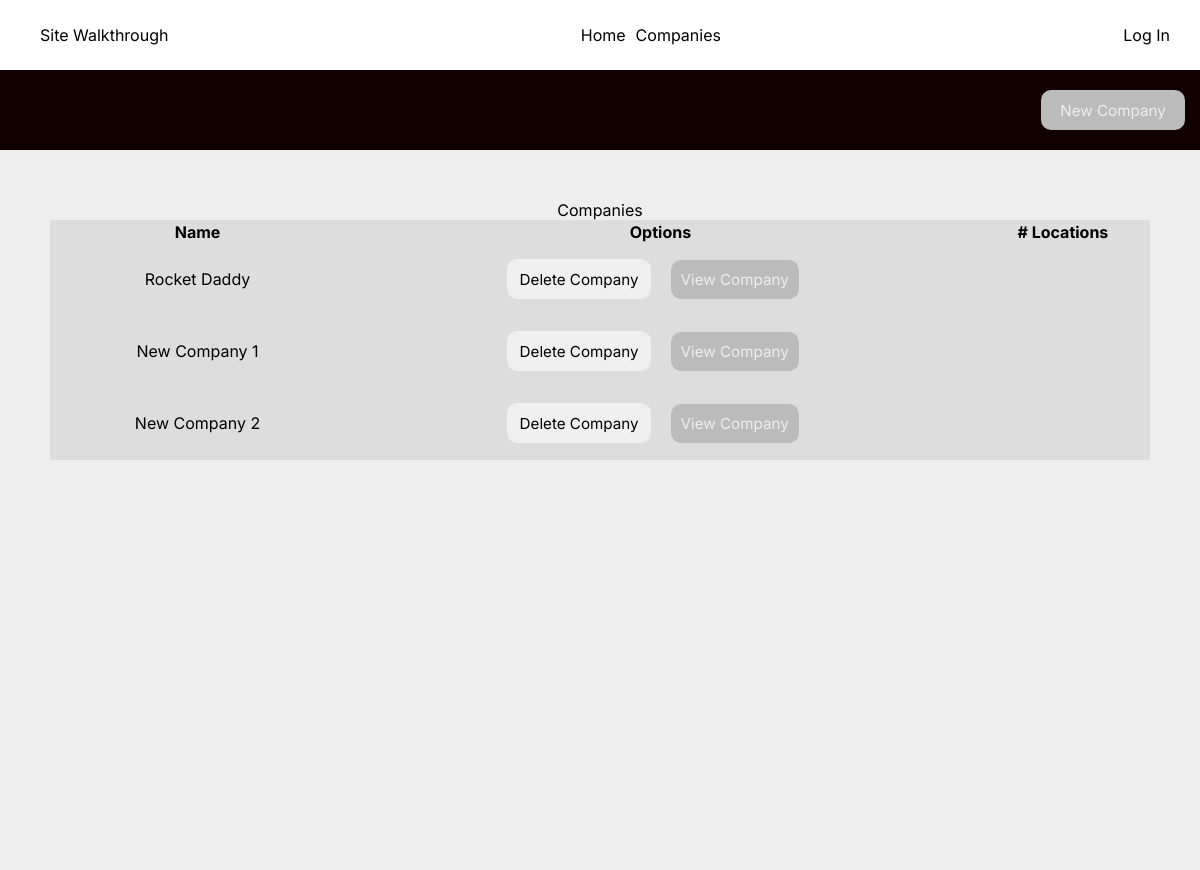
/companies, run on an earlier commit of the app's database.
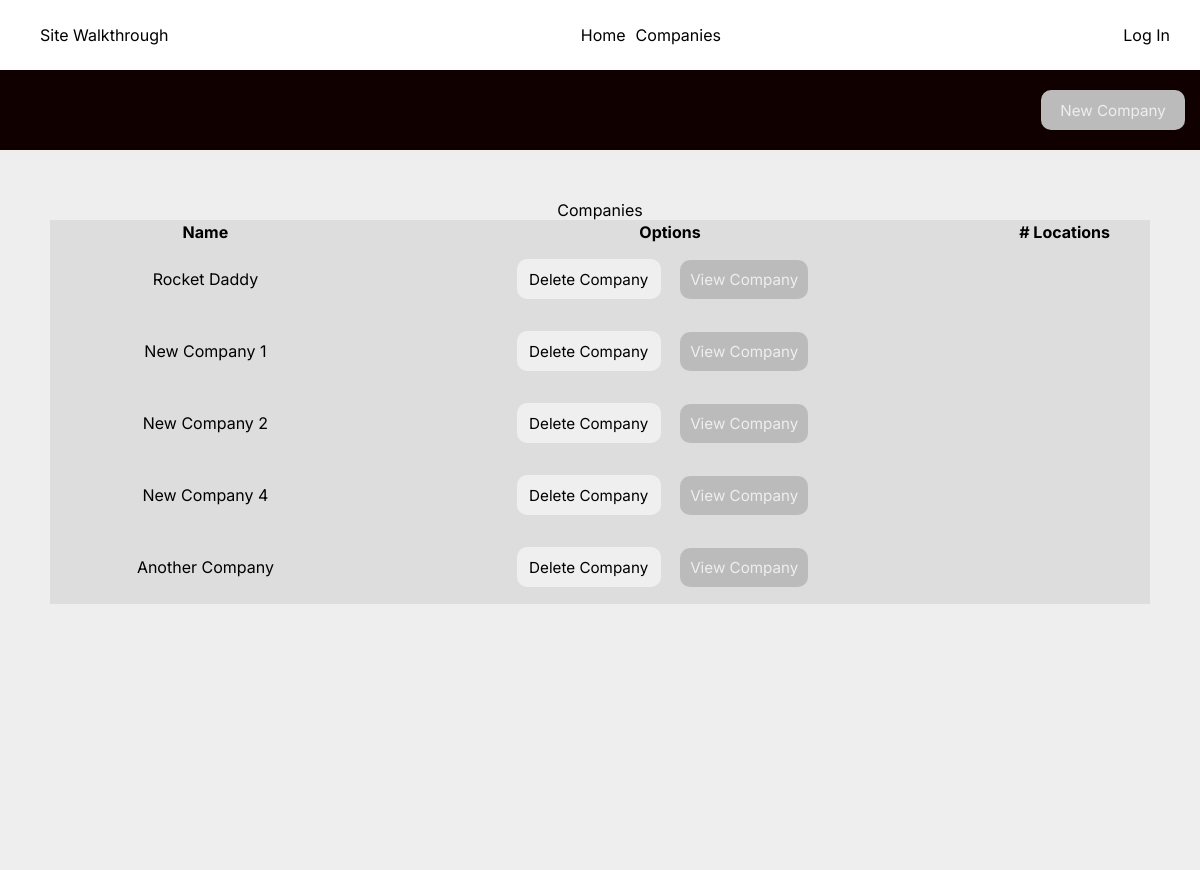
And on a later commit of the database.
### walkthrough/models.py (models this page shows, shortened)
class Company(db.Model):
    id = db.Column(db.Integer(), primary_key=True)
    name = db.Column(db.String(length=50), nullable=False, unique=True)
    locations = db.relationship('Location', backref="location_company")

### walkthrough/routes.py (the view, shortened to what this page needs)
@app.route('/companies', methods=['GET', 'POST'])
def companies_page():
    cc_form = CreateCompanyForm()
    dc_form = DeleteCompanyForm()
    companies = Company.query.all()
    return render_template('companies.html', form=cc_form, companies=companies, del_form=dc_form)

### walkthrough/templates/companies.html (shortened to what this page needs)
{% extends 'base_tables.html' %}
{% block table_title %}
    Companies
{% endblock %}
{% block new_form_btn %}
    <button class="btn btn--primary" id="btn--newCompany">New Company</button>
{% endblock %}
{% block table_headings %}
    <th scope="col">Name</th>
    <th scope="col">Options</th>
    <th scope="col"># Locations</th>
{% endblock %}
{% block table_data %}
    {% for company in companies %}
        <tr>
            <td><a href="#" class="company-link">{{ company.name }}</a></td>
            <td>
                <button class="btn btn--danger" data-target="#Modal-DelCompany--{{ company.id }}">Delete Company</button>
                <a class="btn btn--primary" href="{{url_for('locations_page')}}">View Company</a>
            </td>
        </tr>
    {% endfor %}
{% endblock %}

### walkthrough/templates/base_tables.html (shortened to what this page needs)
<!DOCTYPE html>
<html lang="en">
<head>
    <link rel="stylesheet" href="{{url_for('static', filename='css/main.css')}}">
    <link rel="stylesheet" href="{{url_for('static', filename='css/tables.css')}}">
</head>
<body>
    <nav class="nav flex">
        <div class="nav_title">
            Site Walkthrough
        </div>
        <div class="nav_menu">
            <ul class="menu flex">
                <li class="menu_link"><a href="{{url_for('home_page')}}">Home</a></li>
                <li class="menu_link"><a href="{{url_for('companies_page')}}">Companies</a></li>
            </ul>
        </div>
        <div class="nav_login-options">
            <ul class="menu">
                <li class="menu_link">
                    <a href="#" class="btn--login">Log In</a>
                </li>
            </ul>
        </div>
    </nav>
    <main class="main center flex-col">
        {% block new_form_btn %}
        {% endblock %}
        <div class="table-container">
            <div class="table_title">
                {% block table_title %}
                {% endblock %}
            </div>
            <table class="table">
                    <thead>
                        <tr>
                            {% block table_headings %}
                            {% endblock %}
                        </tr>
                    </thead>
                    <tbody>
                            {% block table_data %}
                            {% endblock %}
                    </tbody>
            </table>
        </div>
    </main>
</body>
</html>

### walkthrough/static/css/main.css (style rules this page uses)
:root { --cc-primary: #bbb; --cc-secondary: #eee; --cc-tertiary: #ddd; --cc-dk-text: #555; --ff-main: 'Inter', sans-serif; --fw-light: 300; --fw-reg: 400; --fw-med: 500; --fw-sb: 600; --fw-bold: 700; }
* { margin: 0; padding: 0; box-sizing: border-box; font-family: var(--ff-main); }
body { min-height: 100vh; display: flex; flex-direction: column; }
a, ul, li { text-decoration: none; color: inherit; list-style-type: none; }
button { border: none; }
.btn { padding: 10px 10px; cursor: pointer; border-radius: 10px; height: 2.5rem; width: 9rem; font-size: .95rem; transition: all .3s ease; }
.btn--primary { background: var(--cc-primary); color: var(--cc-secondary); }
.btn--login { cursor: pointer; }
.flex { display: flex; }
.center { display: flex; align-items: center; justify-content: center; text-align: center; }
.flex-col { display: flex; flex-direction: column; }
.nav { padding: 10px 30px; text-align: center; align-items: center; }
.nav_title, .nav_menu { padding: 10px; }
.nav_menu .menu .menu_link { margin: 5px; }
.nav_title { margin-right: auto; }
.nav_login-options { margin-left: auto; }
.main { background: var(--cc-tertiary); margin: auto 0; height: 100vh; }

### walkthrough/static/css/tables.css (style rules this page uses)
.main { background: #100; }
.table-container { background: #eee; width: 100%; height: 90%; padding: 50px; }
.table { background: #ddd; width: 100%; height: auto; }
.btn { margin: auto 15px auto auto; }
td { padding: 15px; }

What changed in the data, as far as the page shows it:
added Company: name "New Company 4"
added Company: name "Another Company"
